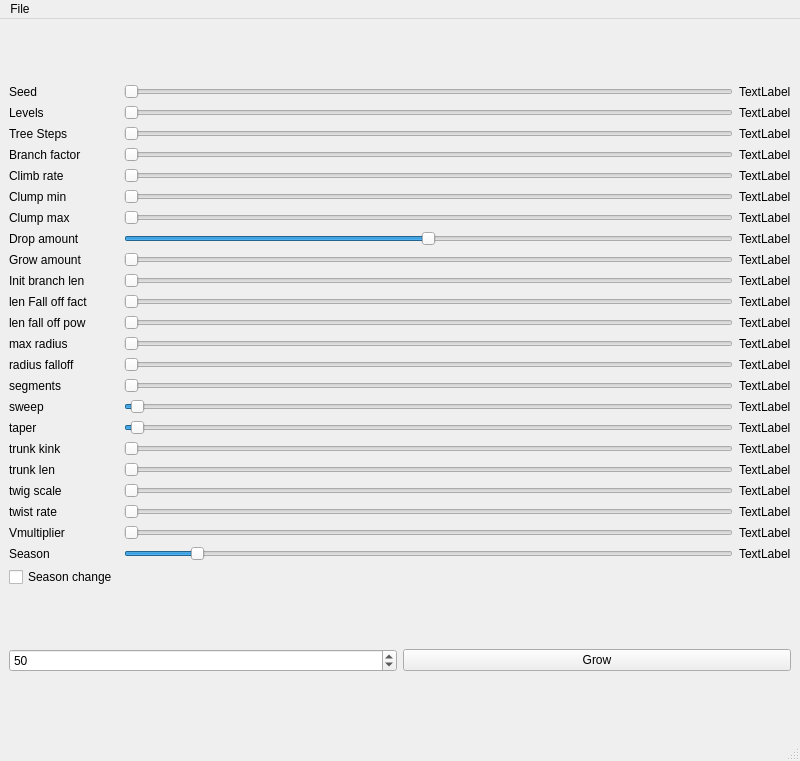
<?xml version="1.0" encoding="UTF-8"?>
<ui version="4.0">
 <class>MainWindow</class>
 <widget class="QMainWindow" name="MainWindow">
  <property name="geometry">
   <rect>
    <x>0</x>
    <y>0</y>
    <width>800</width>
    <height>761</height>
   </rect>
  </property>
  <property name="windowTitle">
   <string>MainWindow</string>
  </property>
  <widget class="QWidget" name="centralwidget">
   <layout class="QGridLayout" name="gridLayout">
    <item row="0" column="0">
     <layout class="QHBoxLayout" name="horizontalLayout">
      <item>
       <layout class="QGridLayout" name="gridLayout_2">
        <item row="21" column="0">
         <widget class="QLabel" name="l22">
          <property name="text">
           <string>Vmultiplier</string>
          </property>
         </widget>
        </item>
        <item row="7" column="3">
         <widget class="QLabel" name="lDrop">
          <property name="text">
           <string>TextLabel</string>
          </property>
         </widget>
        </item>
        <item row="8" column="3">
         <widget class="QLabel" name="lGrow">
          <property name="text">
           <string>TextLabel</string>
          </property>
         </widget>
        </item>
        <item row="13" column="3">
         <widget class="QLabel" name="lRadFall">
          <property name="text">
           <string>TextLabel</string>
          </property>
         </widget>
        </item>
        <item row="11" column="0">
         <widget class="QLabel" name="l12">
          <property name="text">
           <string>len fall off pow</string>
          </property>
         </widget>
        </item>
        <item row="4" column="0">
         <widget class="QLabel" name="l5">
          <property name="text">
           <string>Climb rate</string>
          </property>
         </widget>
        </item>
        <item row="14" column="3">
         <widget class="QLabel" name="lSeg">
          <property name="text">
           <string>TextLabel</string>
          </property>
         </widget>
        </item>
        <item row="18" column="3">
         <widget class="QLabel" name="lTrunkLen">
          <property name="text">
           <string>TextLabel</string>
          </property>
         </widget>
        </item>
        <item row="12" column="0">
         <widget class="QLabel" name="l13">
          <property name="text">
           <string>max radius</string>
          </property>
         </widget>
        </item>
        <item row="1" column="3">
         <widget class="QLabel" name="lLevels">
          <property name="minimumSize">
           <size>
            <width>20</width>
            <height>0</height>
           </size>
          </property>
          <property name="text">
           <string>TextLabel</string>
          </property>
         </widget>
        </item>
        <item row="0" column="0">
         <widget class="QLabel" name="l1">
          <property name="text">
           <string>Seed</string>
          </property>
         </widget>
        </item>
        <item row="15" column="3">
         <widget class="QLabel" name="lSweep">
          <property name="text">
           <string>TextLabel</string>
          </property>
         </widget>
        </item>
        <item row="21" column="2">
         <widget class="QSlider" name="slVMul">
          <property name="minimum">
           <number>1</number>
          </property>
          <property name="maximum">
           <number>100</number>
          </property>
          <property name="orientation">
           <enum>Qt::Horizontal</enum>
          </property>
         </widget>
        </item>
        <item row="3" column="2">
         <widget class="QSlider" name="slBranchFac">
          <property name="minimum">
           <number>1</number>
          </property>
          <property name="maximum">
           <number>500</number>
          </property>
          <property name="singleStep">
           <number>10</number>
          </property>
          <property name="pageStep">
           <number>10</number>
          </property>
          <property name="value">
           <number>1</number>
          </property>
          <property name="orientation">
           <enum>Qt::Horizontal</enum>
          </property>
         </widget>
        </item>
        <item row="9" column="3">
         <widget class="QLabel" name="lInitBranch">
          <property name="text">
           <string>TextLabel</string>
          </property>
         </widget>
        </item>
        <item row="11" column="3">
         <widget class="QLabel" name="lFallPow">
          <property name="text">
           <string>TextLabel</string>
          </property>
         </widget>
        </item>
        <item row="0" column="3">
         <widget class="QLabel" name="lSeed">
          <property name="minimumSize">
           <size>
            <width>20</width>
            <height>0</height>
           </size>
          </property>
          <property name="text">
           <string>TextLabel</string>
          </property>
         </widget>
        </item>
        <item row="2" column="0">
         <widget class="QLabel" name="l3">
          <property name="text">
           <string>Tree Steps</string>
          </property>
         </widget>
        </item>
        <item row="0" column="2">
         <widget class="QSlider" name="slider_seed">
          <property name="maximum">
           <number>1000</number>
          </property>
          <property name="value">
           <number>0</number>
          </property>
          <property name="orientation">
           <enum>Qt::Horizontal</enum>
          </property>
         </widget>
        </item>
        <item row="4" column="2">
         <widget class="QSlider" name="slClumbRate">
          <property name="minimum">
           <number>1</number>
          </property>
          <property name="maximum">
           <number>100</number>
          </property>
          <property name="orientation">
           <enum>Qt::Horizontal</enum>
          </property>
         </widget>
        </item>
        <item row="14" column="2">
         <widget class="QSlider" name="slSeg">
          <property name="minimum">
           <number>1</number>
          </property>
          <property name="maximum">
           <number>10</number>
          </property>
          <property name="orientation">
           <enum>Qt::Horizontal</enum>
          </property>
         </widget>
        </item>
        <item row="14" column="0">
         <widget class="QLabel" name="l15">
          <property name="text">
           <string>segments</string>
          </property>
         </widget>
        </item>
        <item row="5" column="0">
         <widget class="QLabel" name="l6">
          <property name="text">
           <string>Clump min</string>
          </property>
         </widget>
        </item>
        <item row="22" column="0">
         <widget class="QLabel" name="label">
          <property name="text">
           <string>Season</string>
          </property>
         </widget>
        </item>
        <item row="17" column="0">
         <widget class="QLabel" name="l18">
          <property name="text">
           <string>trunk kink</string>
          </property>
         </widget>
        </item>
        <item row="17" column="2">
         <widget class="QSlider" name="slTrunkKink">
          <property name="minimum">
           <number>1</number>
          </property>
          <property name="maximum">
           <number>1000</number>
          </property>
          <property name="orientation">
           <enum>Qt::Horizontal</enum>
          </property>
         </widget>
        </item>
        <item row="6" column="0">
         <widget class="QLabel" name="l7">
          <property name="text">
           <string>Clump max</string>
          </property>
         </widget>
        </item>
        <item row="18" column="0">
         <widget class="QLabel" name="l19">
          <property name="text">
           <string>trunk len</string>
          </property>
         </widget>
        </item>
        <item row="7" column="2">
         <widget class="QSlider" name="slDrop">
          <property name="minimum">
           <number>-90</number>
          </property>
          <property name="maximum">
           <number>90</number>
          </property>
          <property name="orientation">
           <enum>Qt::Horizontal</enum>
          </property>
         </widget>
        </item>
        <item row="10" column="2">
         <widget class="QSlider" name="slLenFallFac">
          <property name="minimum">
           <number>1</number>
          </property>
          <property name="maximum">
           <number>100</number>
          </property>
          <property name="orientation">
           <enum>Qt::Horizontal</enum>
          </property>
         </widget>
        </item>
        <item row="1" column="2">
         <widget class="QSlider" name="slider_levels">
          <property name="minimum">
           <number>1</number>
          </property>
          <property name="maximum">
           <number>9</number>
          </property>
          <property name="value">
           <number>1</number>
          </property>
          <property name="orientation">
           <enum>Qt::Horizontal</enum>
          </property>
         </widget>
        </item>
        <item row="13" column="0">
         <widget class="QLabel" name="l14">
          <property name="text">
           <string>radius falloff</string>
          </property>
         </widget>
        </item>
        <item row="8" column="0">
         <widget class="QLabel" name="l9">
          <property name="text">
           <string>Grow amount</string>
          </property>
         </widget>
        </item>
        <item row="4" column="3">
         <widget class="QLabel" name="lClumbRate">
          <property name="text">
           <string>TextLabel</string>
          </property>
         </widget>
        </item>
        <item row="7" column="0">
         <widget class="QLabel" name="l8">
          <property name="text">
           <string>Drop amount</string>
          </property>
         </widget>
        </item>
        <item row="22" column="2">
         <widget class="QSlider" name="slSeason">
          <property name="minimum">
           <number>0</number>
          </property>
          <property name="maximum">
           <number>9</number>
          </property>
          <property name="value">
           <number>1</number>
          </property>
          <property name="orientation">
           <enum>Qt::Horizontal</enum>
          </property>
         </widget>
        </item>
        <item row="20" column="3">
         <widget class="QLabel" name="lTwigRate">
          <property name="text">
           <string>TextLabel</string>
          </property>
         </widget>
        </item>
        <item row="5" column="3">
         <widget class="QLabel" name="lClumpMin">
          <property name="text">
           <string>TextLabel</string>
          </property>
         </widget>
        </item>
        <item row="22" column="3">
         <widget class="QLabel" name="lSeason">
          <property name="text">
           <string>TextLabel</string>
          </property>
         </widget>
        </item>
        <item row="12" column="3">
         <widget class="QLabel" name="lMaxRad">
          <property name="text">
           <string>TextLabel</string>
          </property>
         </widget>
        </item>
        <item row="3" column="0">
         <widget class="QLabel" name="l4">
          <property name="text">
           <string>Branch factor</string>
          </property>
         </widget>
        </item>
        <item row="16" column="2">
         <widget class="QSlider" name="slTaper">
          <property name="minimum">
           <number>1</number>
          </property>
          <property name="maximum">
           <number>100</number>
          </property>
          <property name="singleStep">
           <number>1</number>
          </property>
          <property name="value">
           <number>2</number>
          </property>
          <property name="orientation">
           <enum>Qt::Horizontal</enum>
          </property>
         </widget>
        </item>
        <item row="20" column="0">
         <widget class="QLabel" name="l21">
          <property name="text">
           <string>twist rate</string>
          </property>
         </widget>
        </item>
        <item row="9" column="2">
         <widget class="QSlider" name="slInitBranch">
          <property name="minimum">
           <number>1</number>
          </property>
          <property name="maximum">
           <number>100</number>
          </property>
          <property name="orientation">
           <enum>Qt::Horizontal</enum>
          </property>
         </widget>
        </item>
        <item row="17" column="3">
         <widget class="QLabel" name="lTrunkKink">
          <property name="text">
           <string>TextLabel</string>
          </property>
         </widget>
        </item>
        <item row="21" column="3">
         <widget class="QLabel" name="lVMul">
          <property name="text">
           <string>TextLabel</string>
          </property>
         </widget>
        </item>
        <item row="11" column="2">
         <widget class="QSlider" name="slLenFallPow">
          <property name="minimum">
           <number>1</number>
          </property>
          <property name="maximum">
           <number>100</number>
          </property>
          <property name="orientation">
           <enum>Qt::Horizontal</enum>
          </property>
         </widget>
        </item>
        <item row="10" column="0">
         <widget class="QLabel" name="l11">
          <property name="text">
           <string>len Fall off fact</string>
          </property>
         </widget>
        </item>
        <item row="6" column="2">
         <widget class="QSlider" name="slClumpMax">
          <property name="minimum">
           <number>1</number>
          </property>
          <property name="maximum">
           <number>100</number>
          </property>
          <property name="orientation">
           <enum>Qt::Horizontal</enum>
          </property>
         </widget>
        </item>
        <item row="8" column="2">
         <widget class="QSlider" name="slGrow">
          <property name="minimum">
           <number>1</number>
          </property>
          <property name="maximum">
           <number>100</number>
          </property>
          <property name="orientation">
           <enum>Qt::Horizontal</enum>
          </property>
         </widget>
        </item>
        <item row="15" column="0">
         <widget class="QLabel" name="l16">
          <property name="text">
           <string>sweep </string>
          </property>
         </widget>
        </item>
        <item row="19" column="3">
         <widget class="QLabel" name="lTwigSc">
          <property name="text">
           <string>TextLabel</string>
          </property>
         </widget>
        </item>
        <item row="19" column="0">
         <widget class="QLabel" name="l20">
          <property name="text">
           <string>twig scale</string>
          </property>
         </widget>
        </item>
        <item row="13" column="2">
         <widget class="QSlider" name="slRadFall">
          <property name="minimum">
           <number>1</number>
          </property>
          <property name="maximum">
           <number>100</number>
          </property>
          <property name="orientation">
           <enum>Qt::Horizontal</enum>
          </property>
         </widget>
        </item>
        <item row="19" column="2">
         <widget class="QSlider" name="slTwigScale">
          <property name="minimum">
           <number>1</number>
          </property>
          <property name="maximum">
           <number>100</number>
          </property>
          <property name="orientation">
           <enum>Qt::Horizontal</enum>
          </property>
         </widget>
        </item>
        <item row="16" column="0">
         <widget class="QLabel" name="l17">
          <property name="text">
           <string>taper </string>
          </property>
         </widget>
        </item>
        <item row="12" column="2">
         <widget class="QSlider" name="slMaxRad">
          <property name="minimum">
           <number>1</number>
          </property>
          <property name="maximum">
           <number>100</number>
          </property>
          <property name="orientation">
           <enum>Qt::Horizontal</enum>
          </property>
         </widget>
        </item>
        <item row="16" column="3">
         <widget class="QLabel" name="lTaper">
          <property name="text">
           <string>TextLabel</string>
          </property>
         </widget>
        </item>
        <item row="15" column="2">
         <widget class="QSlider" name="slSweep">
          <property name="minimum">
           <number>1</number>
          </property>
          <property name="maximum">
           <number>100</number>
          </property>
          <property name="value">
           <number>2</number>
          </property>
          <property name="orientation">
           <enum>Qt::Horizontal</enum>
          </property>
         </widget>
        </item>
        <item row="3" column="3">
         <widget class="QLabel" name="lBranch">
          <property name="text">
           <string>TextLabel</string>
          </property>
         </widget>
        </item>
        <item row="10" column="3">
         <widget class="QLabel" name="lLenFallFact">
          <property name="text">
           <string>TextLabel</string>
          </property>
         </widget>
        </item>
        <item row="1" column="0">
         <widget class="QLabel" name="l2">
          <property name="text">
           <string>Levels</string>
          </property>
         </widget>
        </item>
        <item row="9" column="0">
         <widget class="QLabel" name="l10">
          <property name="text">
           <string>Init branch len</string>
          </property>
         </widget>
        </item>
        <item row="2" column="3">
         <widget class="QLabel" name="ltreeSteps">
          <property name="text">
           <string>TextLabel</string>
          </property>
         </widget>
        </item>
        <item row="20" column="2">
         <widget class="QSlider" name="slTwistRate">
          <property name="minimum">
           <number>1</number>
          </property>
          <property name="maximum">
           <number>999</number>
          </property>
          <property name="orientation">
           <enum>Qt::Horizontal</enum>
          </property>
         </widget>
        </item>
        <item row="18" column="2">
         <widget class="QSlider" name="slTrunkLen">
          <property name="minimum">
           <number>1</number>
          </property>
          <property name="orientation">
           <enum>Qt::Horizontal</enum>
          </property>
         </widget>
        </item>
        <item row="2" column="2">
         <widget class="QSlider" name="slider_treeSteps">
          <property name="minimum">
           <number>1</number>
          </property>
          <property name="maximum">
           <number>10</number>
          </property>
          <property name="orientation">
           <enum>Qt::Horizontal</enum>
          </property>
         </widget>
        </item>
        <item row="6" column="3">
         <widget class="QLabel" name="lClumpMax">
          <property name="text">
           <string>TextLabel</string>
          </property>
         </widget>
        </item>
        <item row="5" column="2">
         <widget class="QSlider" name="slClumpMin">
          <property name="minimum">
           <number>1</number>
          </property>
          <property name="maximum">
           <number>100</number>
          </property>
          <property name="orientation">
           <enum>Qt::Horizontal</enum>
          </property>
         </widget>
        </item>
        <item row="23" column="0">
         <widget class="QCheckBox" name="cbSeason">
          <property name="text">
           <string>Season change</string>
          </property>
         </widget>
        </item>
       </layout>
      </item>
     </layout>
    </item>
    <item row="1" column="0">
     <layout class="QHBoxLayout" name="horizontalLayout_2">
      <item>
       <widget class="QSpinBox" name="spinBox">
        <property name="singleStep">
         <number>1</number>
        </property>
        <property name="value">
         <number>50</number>
        </property>
       </widget>
      </item>
      <item>
       <widget class="QPushButton" name="buttonGrow">
        <property name="text">
         <string>Grow</string>
        </property>
       </widget>
      </item>
     </layout>
    </item>
   </layout>
  </widget>
  <widget class="QMenuBar" name="menubar">
   <property name="geometry">
    <rect>
     <x>0</x>
     <y>0</y>
     <width>800</width>
     <height>25</height>
    </rect>
   </property>
   <widget class="QMenu" name="menuFile">
    <property name="title">
     <string>File</string>
    </property>
    <addaction name="actionOpen"/>
    <addaction name="actionSave"/>
    <addaction name="actionSaveAs"/>
   </widget>
   <addaction name="menuFile"/>
  </widget>
  <widget class="QStatusBar" name="statusbar"/>
  <action name="actionOpen">
   <property name="text">
    <string>Open</string>
   </property>
   <property name="shortcut">
    <string>Ctrl+O</string>
   </property>
  </action>
  <action name="actionSaveAs">
   <property name="enabled">
    <bool>true</bool>
   </property>
   <property name="text">
    <string>Save as</string>
   </property>
   <property name="shortcut">
    <string>Ctrl+Shift+S</string>
   </property>
  </action>
  <action name="actionSave">
   <property name="enabled">
    <bool>false</bool>
   </property>
   <property name="text">
    <string>Save</string>
   </property>
   <property name="shortcut">
    <string>Ctrl+S</string>
   </property>
  </action>
 </widget>
 <resources/>
 <connections>
  <connection>
   <sender>slider_seed</sender>
   <signal>valueChanged(int)</signal>
   <receiver>lSeed</receiver>
   <slot>setNum(int)</slot>
   <hints>
    <hint type="sourcelabel">
     <x>399</x>
     <y>204</y>
    </hint>
    <hint type="destinationlabel">
     <x>765</x>
     <y>204</y>
    </hint>
   </hints>
  </connection>
  <connection>
   <sender>slider_levels</sender>
   <signal>valueChanged(int)</signal>
   <receiver>lLevels</receiver>
   <slot>setNum(int)</slot>
   <hints>
    <hint type="sourcelabel">
     <x>399</x>
     <y>391</y>
    </hint>
    <hint type="destinationlabel">
     <x>765</x>
     <y>391</y>
    </hint>
   </hints>
  </connection>
  <connection>
   <sender>actionOpen</sender>
   <signal>triggered(bool)</signal>
   <receiver>actionSave</receiver>
   <slot>setEnabled(bool)</slot>
   <hints>
    <hint type="sourcelabel">
     <x>-1</x>
     <y>-1</y>
    </hint>
    <hint type="destinationlabel">
     <x>-1</x>
     <y>-1</y>
    </hint>
   </hints>
  </connection>
  <connection>
   <sender>slider_treeSteps</sender>
   <signal>valueChanged(int)</signal>
   <receiver>ltreeSteps</receiver>
   <slot>setNum(int)</slot>
   <hints>
    <hint type="sourcelabel">
     <x>402</x>
     <y>437</y>
    </hint>
    <hint type="destinationlabel">
     <x>765</x>
     <y>437</y>
    </hint>
   </hints>
  </connection>
  <connection>
   <sender>slBranchFac</sender>
   <signal>valueChanged(int)</signal>
   <receiver>lBranch</receiver>
   <slot>setNum(int)</slot>
   <hints>
    <hint type="sourcelabel">
     <x>412</x>
     <y>113</y>
    </hint>
    <hint type="destinationlabel">
     <x>765</x>
     <y>113</y>
    </hint>
   </hints>
  </connection>
  <connection>
   <sender>slClumbRate</sender>
   <signal>valueChanged(int)</signal>
   <receiver>lClumbRate</receiver>
   <slot>setNum(int)</slot>
   <hints>
    <hint type="sourcelabel">
     <x>412</x>
     <y>137</y>
    </hint>
    <hint type="destinationlabel">
     <x>765</x>
     <y>137</y>
    </hint>
   </hints>
  </connection>
  <connection>
   <sender>slClumpMin</sender>
   <signal>valueChanged(int)</signal>
   <receiver>lClumpMin</receiver>
   <slot>setNum(int)</slot>
   <hints>
    <hint type="sourcelabel">
     <x>412</x>
     <y>161</y>
    </hint>
    <hint type="destinationlabel">
     <x>765</x>
     <y>161</y>
    </hint>
   </hints>
  </connection>
  <connection>
   <sender>slClumpMax</sender>
   <signal>valueChanged(int)</signal>
   <receiver>lClumpMax</receiver>
   <slot>setNum(int)</slot>
   <hints>
    <hint type="sourcelabel">
     <x>412</x>
     <y>185</y>
    </hint>
    <hint type="destinationlabel">
     <x>765</x>
     <y>185</y>
    </hint>
   </hints>
  </connection>
  <connection>
   <sender>slVMul</sender>
   <signal>valueChanged(int)</signal>
   <receiver>lVMul</receiver>
   <slot>setNum(int)</slot>
   <hints>
    <hint type="sourcelabel">
     <x>412</x>
     <y>545</y>
    </hint>
    <hint type="destinationlabel">
     <x>765</x>
     <y>545</y>
    </hint>
   </hints>
  </connection>
  <connection>
   <sender>slDrop</sender>
   <signal>valueChanged(int)</signal>
   <receiver>lDrop</receiver>
   <slot>setNum(int)</slot>
   <hints>
    <hint type="sourcelabel">
     <x>412</x>
     <y>209</y>
    </hint>
    <hint type="destinationlabel">
     <x>765</x>
     <y>209</y>
    </hint>
   </hints>
  </connection>
  <connection>
   <sender>slGrow</sender>
   <signal>valueChanged(int)</signal>
   <receiver>lGrow</receiver>
   <slot>setNum(int)</slot>
   <hints>
    <hint type="sourcelabel">
     <x>412</x>
     <y>233</y>
    </hint>
    <hint type="destinationlabel">
     <x>765</x>
     <y>233</y>
    </hint>
   </hints>
  </connection>
  <connection>
   <sender>slInitBranch</sender>
   <signal>valueChanged(int)</signal>
   <receiver>lInitBranch</receiver>
   <slot>setNum(int)</slot>
   <hints>
    <hint type="sourcelabel">
     <x>412</x>
     <y>257</y>
    </hint>
    <hint type="destinationlabel">
     <x>765</x>
     <y>257</y>
    </hint>
   </hints>
  </connection>
  <connection>
   <sender>slLenFallFac</sender>
   <signal>valueChanged(int)</signal>
   <receiver>lLenFallFact</receiver>
   <slot>setNum(int)</slot>
   <hints>
    <hint type="sourcelabel">
     <x>412</x>
     <y>281</y>
    </hint>
    <hint type="destinationlabel">
     <x>765</x>
     <y>281</y>
    </hint>
   </hints>
  </connection>
  <connection>
   <sender>slLenFallPow</sender>
   <signal>valueChanged(int)</signal>
   <receiver>lFallPow</receiver>
   <slot>setNum(int)</slot>
   <hints>
    <hint type="sourcelabel">
     <x>412</x>
     <y>305</y>
    </hint>
    <hint type="destinationlabel">
     <x>765</x>
     <y>305</y>
    </hint>
   </hints>
  </connection>
  <connection>
   <sender>slMaxRad</sender>
   <signal>valueChanged(int)</signal>
   <receiver>lMaxRad</receiver>
   <slot>setNum(int)</slot>
   <hints>
    <hint type="sourcelabel">
     <x>412</x>
     <y>329</y>
    </hint>
    <hint type="destinationlabel">
     <x>765</x>
     <y>329</y>
    </hint>
   </hints>
  </connection>
  <connection>
   <sender>slRadFall</sender>
   <signal>valueChanged(int)</signal>
   <receiver>lRadFall</receiver>
   <slot>setNum(int)</slot>
   <hints>
    <hint type="sourcelabel">
     <x>412</x>
     <y>353</y>
    </hint>
    <hint type="destinationlabel">
     <x>765</x>
     <y>353</y>
    </hint>
   </hints>
  </connection>
  <connection>
   <sender>slSeg</sender>
   <signal>valueChanged(int)</signal>
   <receiver>lSeg</receiver>
   <slot>setNum(int)</slot>
   <hints>
    <hint type="sourcelabel">
     <x>412</x>
     <y>377</y>
    </hint>
    <hint type="destinationlabel">
     <x>765</x>
     <y>377</y>
    </hint>
   </hints>
  </connection>
  <connection>
   <sender>slSweep</sender>
   <signal>valueChanged(int)</signal>
   <receiver>lSweep</receiver>
   <slot>setNum(int)</slot>
   <hints>
    <hint type="sourcelabel">
     <x>412</x>
     <y>401</y>
    </hint>
    <hint type="destinationlabel">
     <x>765</x>
     <y>401</y>
    </hint>
   </hints>
  </connection>
  <connection>
   <sender>slTaper</sender>
   <signal>valueChanged(int)</signal>
   <receiver>lTaper</receiver>
   <slot>setNum(int)</slot>
   <hints>
    <hint type="sourcelabel">
     <x>412</x>
     <y>425</y>
    </hint>
    <hint type="destinationlabel">
     <x>765</x>
     <y>425</y>
    </hint>
   </hints>
  </connection>
  <connection>
   <sender>slTrunkKink</sender>
   <signal>valueChanged(int)</signal>
   <receiver>lTrunkKink</receiver>
   <slot>setNum(int)</slot>
   <hints>
    <hint type="sourcelabel">
     <x>412</x>
     <y>449</y>
    </hint>
    <hint type="destinationlabel">
     <x>765</x>
     <y>449</y>
    </hint>
   </hints>
  </connection>
  <connection>
   <sender>slTrunkLen</sender>
   <signal>valueChanged(int)</signal>
   <receiver>lTrunkLen</receiver>
   <slot>setNum(int)</slot>
   <hints>
    <hint type="sourcelabel">
     <x>412</x>
     <y>473</y>
    </hint>
    <hint type="destinationlabel">
     <x>765</x>
     <y>473</y>
    </hint>
   </hints>
  </connection>
  <connection>
   <sender>slTwigScale</sender>
   <signal>valueChanged(int)</signal>
   <receiver>lTwigSc</receiver>
   <slot>setNum(int)</slot>
   <hints>
    <hint type="sourcelabel">
     <x>412</x>
     <y>497</y>
    </hint>
    <hint type="destinationlabel">
     <x>765</x>
     <y>497</y>
    </hint>
   </hints>
  </connection>
  <connection>
   <sender>slTwistRate</sender>
   <signal>valueChanged(int)</signal>
   <receiver>lTwigRate</receiver>
   <slot>setNum(int)</slot>
   <hints>
    <hint type="sourcelabel">
     <x>412</x>
     <y>521</y>
    </hint>
    <hint type="destinationlabel">
     <x>765</x>
     <y>521</y>
    </hint>
   </hints>
  </connection>
  <connection>
   <sender>slSeason</sender>
   <signal>valueChanged(int)</signal>
   <receiver>lSeason</receiver>
   <slot>setNum(int)</slot>
   <hints>
    <hint type="sourcelabel">
     <x>412</x>
     <y>500</y>
    </hint>
    <hint type="destinationlabel">
     <x>765</x>
     <y>500</y>
    </hint>
   </hints>
  </connection>
 </connections>
</ui>
